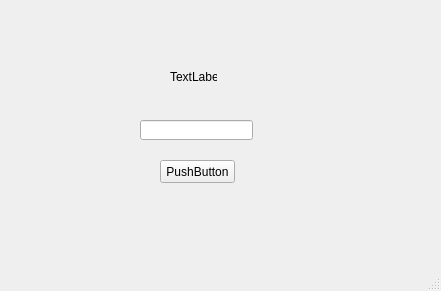
<?xml version="1.0" encoding="UTF-8"?>
<ui version="4.0">
 <class>MainWindow</class>
 <widget class="QMainWindow" name="MainWindow">
  <property name="geometry">
   <rect>
    <x>0</x>
    <y>0</y>
    <width>441</width>
    <height>291</height>
   </rect>
  </property>
  <property name="windowTitle">
   <string>MainWindow</string>
  </property>
  <widget class="QWidget" name="centralwidget">
   <widget class="QPushButton" name="pushButton">
    <property name="geometry">
     <rect>
      <x>160</x>
      <y>160</y>
      <width>75</width>
      <height>23</height>
     </rect>
    </property>
    <property name="text">
     <string>PushButton</string>
    </property>
   </widget>
   <widget class="QLabel" name="label">
    <property name="geometry">
     <rect>
      <x>170</x>
      <y>70</y>
      <width>47</width>
      <height>13</height>
     </rect>
    </property>
    <property name="text">
     <string>TextLabel</string>
    </property>
   </widget>
   <widget class="QLineEdit" name="lineEdit">
    <property name="geometry">
     <rect>
      <x>140</x>
      <y>120</y>
      <width>113</width>
      <height>20</height>
     </rect>
    </property>
   </widget>
  </widget>
  <widget class="QMenuBar" name="menubar">
   <property name="geometry">
    <rect>
     <x>0</x>
     <y>0</y>
     <width>441</width>
     <height>21</height>
    </rect>
   </property>
  </widget>
  <widget class="QStatusBar" name="statusbar"/>
 </widget>
 <resources/>
 <connections/>
</ui>
